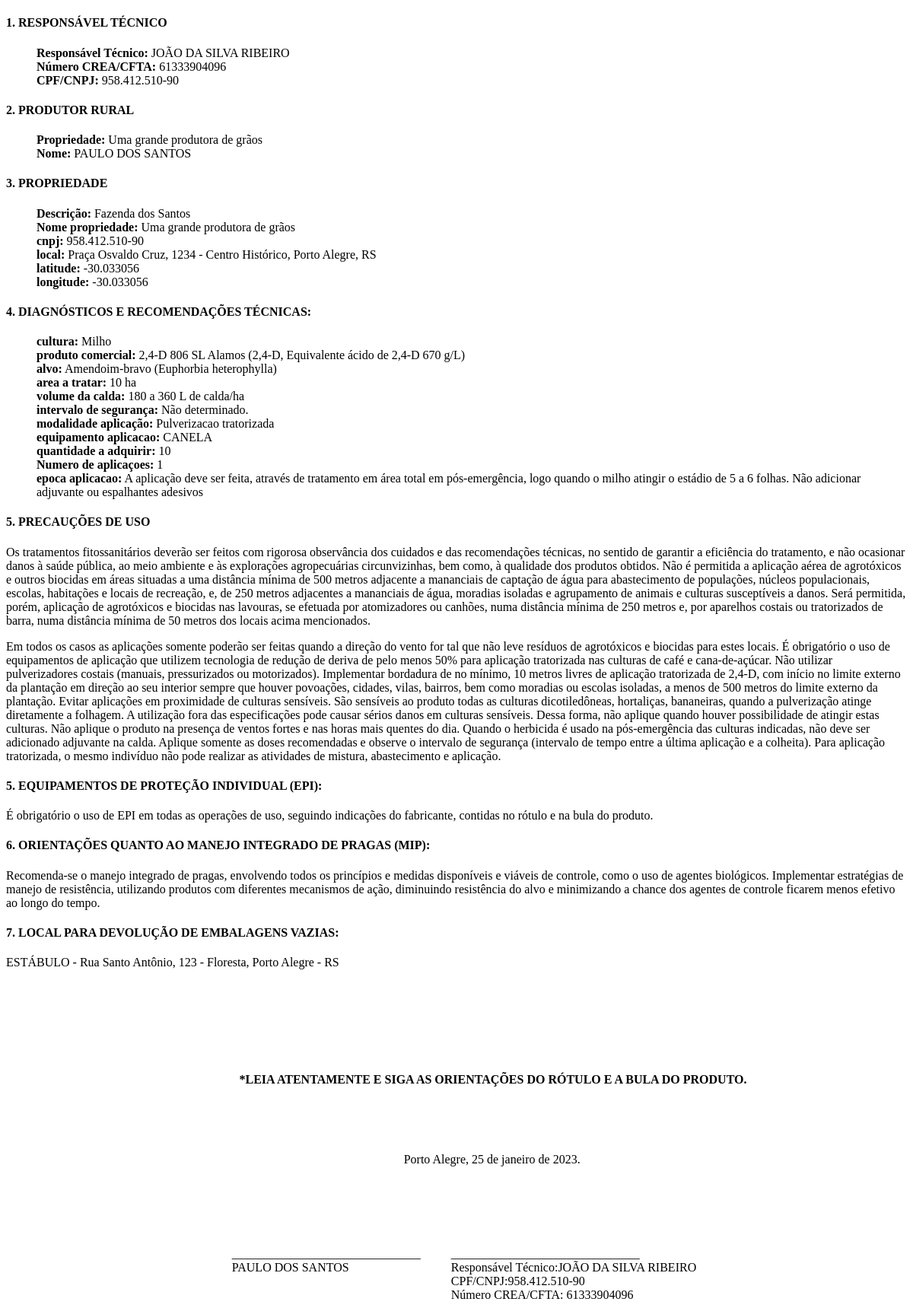
Page /logiq/documento on the earlier database version.
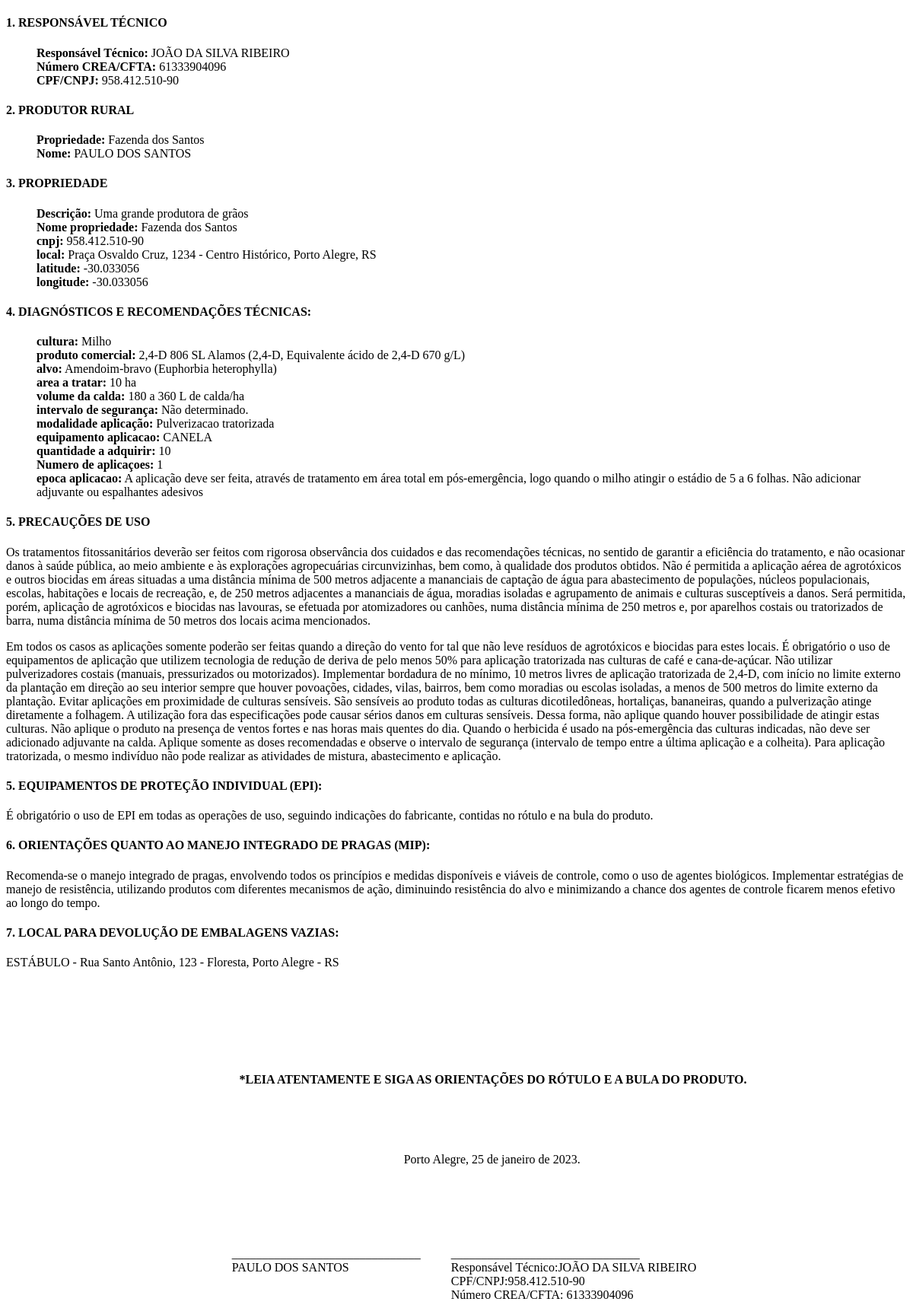
Same page on the later database version.
### logiq/models.py (models this page shows, shortened)
class Responsavel_Tecnico(models.Model):
    nome = models.CharField(max_length=200)
    CNPJ = models.CharField(max_length=14)
    Num_Registro = models.PositiveIntegerField()
    class Meta:
        verbose_name_plural = 'Responsaveis Tecnicos'

class ProdutorRural(models.Model):
    nome = models.CharField(max_length=200)
    propriedade = models.ForeignKey('Propriedade', on_delete=models.CASCADE)
    class Meta:
        verbose_name_plural = 'Produtores Rurais'

class Propriedade(models.Model):
    nomefazenda = models.CharField(max_length=30)
    descricao = models.CharField(max_length=100)
    cnpj = models.CharField(max_length=14)
    local = models.CharField(max_length=100)
    latitude = models.DecimalField(max_digits=9, decimal_places=6)
    longitude = models.DecimalField(max_digits=9, decimal_places=6)
    class Meta:
        verbose_name_plural = 'Propriedades'
    def __str__(self):
        return self.nomefazenda

class Diagnostico(models.Model):
    cultura = models.CharField(max_length=100)
    produto_comercial = models.CharField(max_length=100)
    alvo = models.CharField(max_length=100)
    area_a_tratar = models.CharField(max_length=30)
    volume_da_calda = models.CharField(max_length=50)
    intervalo_de_seguranca = models.CharField(max_length=50)
    modalidade_aplicacao = models.CharField(max_length=100)
    equipamento_aplicacao = models.CharField(max_length=100)
    quantidade_a_adquirir = models.IntegerField()
    n_aplicacoes = models.IntegerField()
    epoca_aplicacao = models.CharField(max_length=200)
    class Meta:
        verbose_name_plural = 'Diagnosticos'

### logiq/views.py (the view)
# urls.py: path('documento', views.documento, name='documento'),
def documento(request):
    responsaveis = Responsavel_Tecnico.objects.all()
    produtores = ProdutorRural.objects.all()
    propriedades = Propriedade.objects.all()
    diagnosticos = Diagnostico.objects.all()
    return render(request, 'logiq/documento.html', {'responsaveis': responsaveis, 'produtores': produtores, 'diagnosticos': diagnosticos, 'propriedades': propriedades})

### logiq/templates/logiq/documento.html (shortened to what this page needs)
<!DOCTYPE html>
<html>
<head>
</head>
<body>
    <h4>1. RESPONSÁVEL TÉCNICO</h4>
    <ul>
        {% for Responsavel_Tecnico in responsaveis %}
            <strong>Responsável Técnico:</strong> {{ Responsavel_Tecnico.nome}}<br>
            <strong>Número CREA/CFTA:</strong> {{Responsavel_Tecnico.Num_Registro}}<br>
            <strong>CPF/CNPJ:</strong> {{Responsavel_Tecnico.CNPJ}}
        {% endfor %}
    </ul>
    <h4>2. PRODUTOR RURAL</h4>
    <ul>
        {% for ProdutorRural in produtores %}
            <strong>Propriedade:</strong> {{ ProdutorRural.propriedade}}<br>
            <strong>Nome:</strong> {{ProdutorRural.nome}}<br>
        {% endfor %}
    </ul>
    <h4>3. PROPRIEDADE</h4>
    <ul>
        {% for Propriedade in propriedades %}
            <strong>Descrição:</strong> {{ Propriedade.descricao}}<br>
            <strong>Nome propriedade:</strong> {{ Propriedade.nomefazenda}}<br>
            <strong>cnpj:</strong> {{Propriedade.cnpj}}<br>
            <strong>local:</strong> {{Propriedade.local}}<br>
            <strong>latitude:</strong> {{Propriedade.latitude}}<br>
            <strong>longitude:</strong> {{Propriedade.longitude}}<br>
        {% endfor %}
    </ul>
    <h4>4. DIAGNÓSTICOS E RECOMENDAÇÕES TÉCNICAS:</h4>
    <ul>
        {% for Diagnostico in diagnosticos %}
            <strong>cultura:</strong> {{ Diagnostico.cultura}}<br>
            <strong>produto comercial:</strong> {{Diagnostico.produto_comercial}}<br>
            <strong>alvo:</strong> {{Diagnostico.alvo}}<br>
            <strong>area a tratar:</strong> {{Diagnostico.area_a_tratar}}<br>
            <strong>volume da calda:</strong> {{Diagnostico.volume_da_calda}}<br>
            <strong>intervalo de segurança:</strong> {{Diagnostico.intervalo_de_seguranca}}<br>
            <strong>modalidade aplicação:</strong> {{Diagnostico.modalidade_aplicacao}}<br>
            <strong>equipamento aplicacao:</strong> {{Diagnostico.equipamento_aplicacao}}<br>
            <strong>quantidade a adquirir:</strong> {{Diagnostico.quantidade_a_adquirir}}<br>
            <strong>Numero de aplicaçoes:</strong> {{Diagnostico.n_aplicacoes}}<br>
            <strong>epoca aplicacao:</strong> {{Diagnostico.epoca_aplicacao}}<br>
        {% endfor %}
    </ul>
    <h4>5. PRECAUÇÕES DE USO</h4>
    <p>  Os tratamentos fitossanitários deverão ser feitos com rigorosa observância dos cuidados e das recomendações técnicas, no sentido de garantir a eficiência do tratamento, e não ocasionar danos à saúde pública, ao meio ambiente e às explorações agropecuárias circunvizinhas, bem como, à qualidade dos produtos obtidos. Não é permitida a aplicação aérea de agrotóxicos e outros biocidas em áreas situadas a uma distância mínima de 500 metros adjacente a mananciais de captação de água para abastecimento de populações, núcleos populacionais, escolas, habitações e locais de recreação, e, de 250 metros adjacentes a mananciais de água, moradias isoladas e agrupamento de animais e culturas susceptíveis a danos. Será permitida, porém, aplicação de agrotóxicos e biocidas nas lavouras, se efetuada por atomizadores ou canhões, numa distância mínima de 250 metros e, por aparelhos costais ou tratorizados de barra, numa distância mínima de 50 metros dos locais acima mencionados. </p>
    <p>  Em todos os casos as aplicações somente poderão ser feitas quando a direção do vento for tal que não leve resíduos de agrotóxicos e biocidas para estes locais. É obrigatório o uso de equipamentos de aplicação que utilizem tecnologia de redução de deriva de pelo menos 50% para aplicação tratorizada nas culturas de café e cana-de-açúcar. Não utilizar pulverizadores costais (manuais, pressurizados ou motorizados). Implementar bordadura de no mínimo, 10 metros livres de aplicação tratorizada de 2,4-D, com início no limite externo da plantação em direção ao seu interior sempre que houver povoações, cidades, vilas, bairros, bem como moradias ou escolas isoladas, a menos de 500 metros do limite externo da plantação. Evitar aplicações em proximidade de culturas sensíveis. São sensíveis ao produto todas as culturas dicotiledôneas, hortaliças, bananeiras, quando a pulverização atinge diretamente a folhagem. A utilização fora das especificações pode causar sérios danos em culturas sensíveis. Dessa forma, não aplique quando houver possibilidade de atingir estas culturas. Não aplique o produto na presença de ventos fortes e nas horas mais quentes do dia. Quando o herbicida é usado na pós-emergência das culturas indicadas, não deve ser adicionado adjuvante na calda. Aplique somente as doses recomendadas e observe o intervalo de segurança (intervalo de tempo entre a última aplicação e a colheita). Para aplicação tratorizada, o mesmo indivíduo não pode realizar as atividades de mistura, abastecimento e aplicação.
    </p>
    <h4>5. EQUIPAMENTOS DE PROTEÇÃO INDIVIDUAL (EPI):</h4>
    <p>É obrigatório o uso de EPI em todas as operações de uso, seguindo indicações do fabricante, contidas no rótulo e na bula do produto.
    </p>
    <h4>6. ORIENTAÇÕES QUANTO AO MANEJO INTEGRADO DE PRAGAS (MIP):</h4>
    <p>Recomenda-se o manejo integrado de pragas, envolvendo todos os princípios e medidas disponíveis e viáveis de controle, como o uso de agentes biológicos. Implementar estratégias de manejo de resistência, utilizando produtos com diferentes mecanismos de ação, diminuindo resistência do alvo e minimizando a chance dos agentes de controle ficarem menos efetivo ao longo do tempo.
    </p>
    <h4>7. LOCAL PARA DEVOLUÇÃO DE EMBALAGENS VAZIAS:</h4>
    <p>
        ESTÁBULO - Rua Santo Antônio, 123 - Floresta, Porto Alegre - RS
    </p><br><br><br><br><br>
    <h4 style="padding-top: 6pt;padding-left: 72pt;text-indent: 0pt;text-align: center;">*LEIA ATENTAMENTE E SIGA AS ORIENTAÇÕES DO RÓTULO E A BULA DO PRODUTO.</h1><br><br>
        <p class="s1" style="padding-top: 11pt;padding-left: 70pt;text-indent: 0pt;text-align: center;">Porto Alegre, 25 de janeiro de 2023.</p><br><br><br><br><br>
        <div class="container">
            <p><p>_______________________________<br>
                {% for ProdutorRural in produtores %}
                {{ ProdutorRural.nome}}
                {% endfor %}
            </p>
            <p><p>_______________________________<br>
                {% for Responsavel_Tecnico in responsaveis %}
                Responsável Técnico:{{ Responsavel_Tecnico.nome}}<br>
                CPF/CNPJ:{{Responsavel_Tecnico.CNPJ}}<br>
                Número CREA/CFTA:</strong> {{Responsavel_Tecnico.Num_Registro}}
                {% endfor %}
            </p>
        </div>
</body>
</html>

### logiq/templates/logiq/documento.html (style rules this page uses)
.container { display: flex; justify-content: center; }
.container p { margin: 0 10px; }

Differences in the rows shown:
changed through a linked row, ProdutorRural "PAULO DOS SANTOS": propriedade "Uma grande produtora de grãos" → "Fazenda dos Santos"
changed Propriedade "Uma grande produtora de grãos": descricao "Fazenda dos Santos" → "Uma grande produtora de grãos"; nomefazenda "Uma grande produtora de grãos" → "Fazenda dos Santos"
